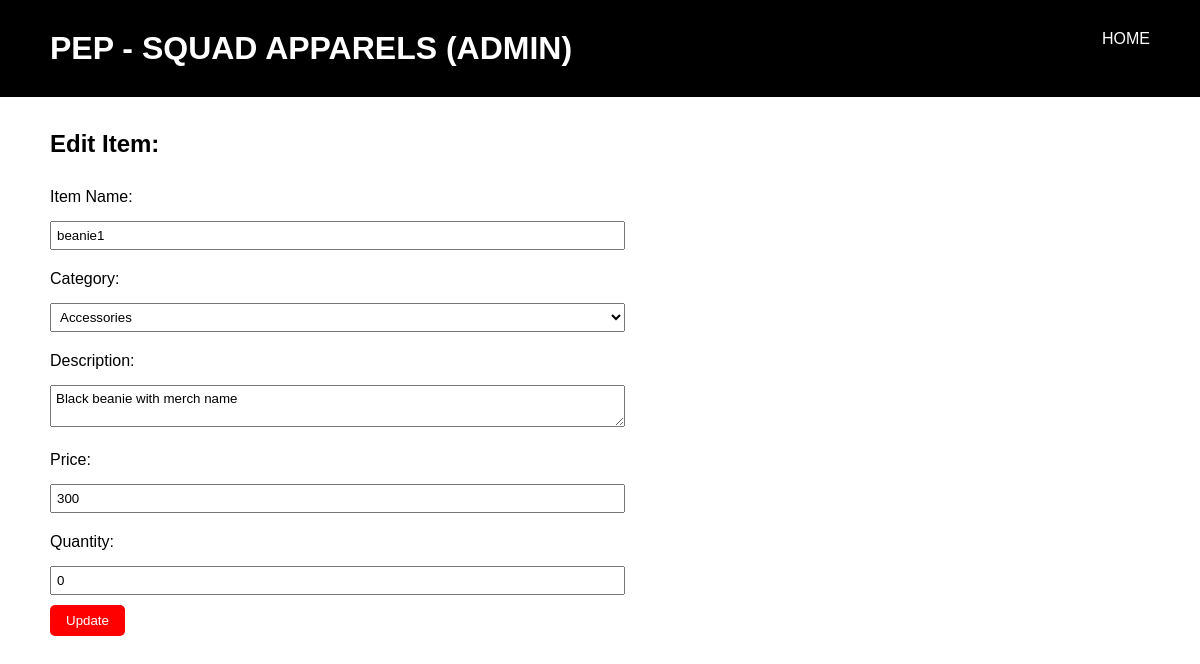
Page /editItem.php?id=1 (signed in) on the committed database.
### tables this page shows
CREATE TABLE `item` (
  `item_id` int(11) NOT NULL,
  `name` varchar(100) NOT NULL,
  `category` varchar(100) NOT NULL,
  `description` varchar(500) NOT NULL,
  `price` int(11) NOT NULL,
  `quantity` int(10) NOT NULL
);

### editItem.php (the view, shortened to what this page needs)
<?php
require_once 'config.php';
function getItemDetails($itemId)
{
    global $mysqli;
    $sql = "SELECT * FROM item WHERE item_id = '$itemId'";
    $result = mysqli_query($mysqli, $sql);
    if ($result && mysqli_num_rows($result) > 0) {
        return mysqli_fetch_assoc($result);
    }
    return null;
}
if (isset($_GET["id"])) {
    $itemId = $_GET["id"];
    $itemDetails = getItemDetails($itemId);
} else {
    echo "<h2>Invalid request.</h2>";
    exit();
}
?>
<!DOCTYPE html>
<html lang="en">
<head>
    <link rel="stylesheet" href="css/editItem.css">
</head>
<body>
    <div class="header">
        <h1>PEP - SQUAD APPARELS (ADMIN)</h1>
        <div id="navigation">
            <a href="adminIndex.php" class="adminIndex">HOME</a>
        </div>
    </div>
    <h2>Edit Item:</h2>
    <form action="editItem.php?id=<?php echo $itemId; ?>" method="post">
        <label for="item_name">Item Name:</label>
        <input type="text" id="item_name" name="item_name" value="<?php echo $itemDetails["name"]; ?>" required>
        <label for="category">Category:</label>
        <select id="category" name="category" required>
            <option value="Accessories" <?php if ($itemDetails["category"] === "Accessories") echo "selected"; ?>>Accessories</option>
        </select>
        <label for="description">Description:</label>
        <textarea id="description" name="description" required><?php echo $itemDetails["description"]; ?></textarea>
        <label for="price">Price:</label>
        <input type="number" id="price" name="price" min="0" step="0.01" value="<?php echo $itemDetails["price"]; ?>" required>
        <label for="quantity">Quantity:</label>
        <input type="number" id="quantity" name="quantity" min="0" value="<?php echo $itemDetails["quantity"]; ?>" required>
        <button type="submit" name="update">Update</button>
    </form>
</body>
</html>

### css/editItem.css (style rules this page uses)
* { margin: 0; padding: 0; box-sizing: border-box; font-family: 'Poppins', sans-serif; }
body { position: relative; justify-content: center; align-items: center; min-height: 100vh; overflow: auto; }
a { text-decoration: none; }
.header { position: absolute; top: 0; left: 0; width: 100%; padding: 30px 50px; background: black; display: flex; justify-content: space-between; }
h1 { font-size: 2em; color: white; user-select: none; }
#navigation a { position: relative; text-decoration: none; color: white; font-weight: 500; }
#navigation a::after { content: ''; position: absolute; left: 0; bottom: -6px; width: 100%; height: 3px; background: red; border-radius: 5px; transform-origin: right; transform: scaleX(0); transition: transform .5s; }
form { padding-top: 150px; margin-bottom: 20px; margin-left: 50px; }
h2 { padding-top: 130px; margin-left: 50px; margin-bottom: -130px; }
form label { display: block; margin-bottom: 5px; padding-bottom: 10px; padding-top: 10px; }
form input, form select, form textarea { margin-bottom: 10px; padding: 5px; width: 50%; }
form button[type="submit"] { background-color: red; color: white; padding: 8px 16px; border: none; cursor: pointer; border-radius: 5px; margin-right: 1000px; }

### rows in the picture
item: item_name "beanie1", category "Accessories", description "Black beanie with merch name", price "300", quantity "0"
